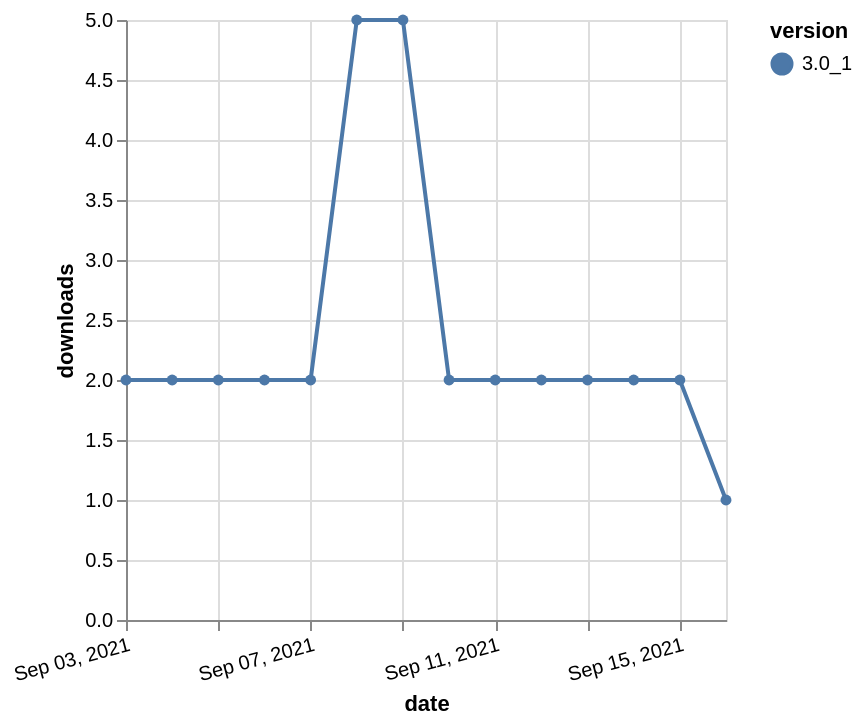

This figure's Vega-Lite source:
### Vega-Lite specification from a JSON file in a GitHub repository (floating-point values rounded to 4 significant figures)
{"$schema": "https://vega.github.io/schema/vega-lite/v5.json", "description": "A simple bar chart with embedded data.", "data": {"values": [{"date": "2021-09-03", "total": 3934, "delta": 2, "version": "3.0_1"}, {"date": "2021-09-04", "total": 3936, "delta": 2, "version": "3.0_1"}, {"date": "2021-09-05", "total": 3938, "delta": 2, "version": "3.0_1"}, {"date": "2021-09-06", "total": 3940, "delta": 2, "version": "3.0_1"}, {"date": "2021-09-07", "total": 3942, "delta": 2, "version": "3.0_1"}, {"date": "2021-09-08", "total": 3947, "delta": 5, "version": "3.0_1"}, {"date": "2021-09-09", "total": 3952, "delta": 5, "version": "3.0_1"}, {"date": "2021-09-10", "total": 3954, "delta": 2, "version": "3.0_1"}, {"date": "2021-09-11", "total": 3956, "delta": 2, "version": "3.0_1"}, {"date": "2021-09-12", "total": 3958, "delta": 2, "version": "3.0_1"}, {"date": "2021-09-13", "total": 3960, "delta": 2, "version": "3.0_1"}, {"date": "2021-09-14", "total": 3962, "delta": 2, "version": "3.0_1"}, {"date": "2021-09-15", "total": 3964, "delta": 2, "version": "3.0_1"}, {"date": "2021-09-16", "total": 3965, "delta": 1, "version": "3.0_1"}]}, "width": "container", "mark": {"type": "line", "point": {"filled": true}}, "encoding": {"x": {"field": "date", "type": "temporal", "timeUnit": "yearmonthdate", "title": "date", "axis": {"labelAngle": -15}}, "y": {"field": "delta", "type": "quantitative", "title": "downloads"}, "color": {"field": "version", "type": "nominal"}, "tooltip": {"field": "delta"}}}
